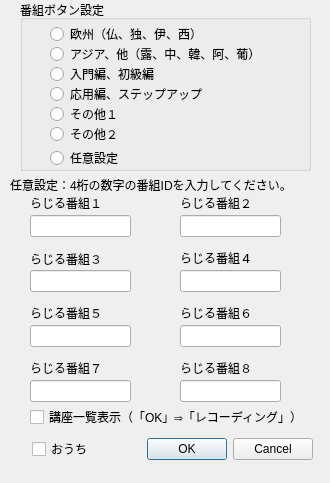
<?xml version="1.0" encoding="UTF-8"?>
<ui version="4.0">
 <class>ScrambleDialog</class>
 <widget class="QDialog" name="ScrambleDialog">
  <property name="geometry">
   <rect>
    <x>0</x>
    <y>0</y>
    <width>330</width>
    <height>483</height>
   </rect>
  </property>
  <property name="windowTitle">
   <string>番組ID設定</string>
  </property>
  <widget class="QDialogButtonBox" name="buttonBox">
   <property name="geometry">
    <rect>
     <x>12</x>
     <y>433</y>
     <width>301</width>
     <height>32</height>
    </rect>
   </property>
   <property name="orientation">
    <enum>Qt::Horizontal</enum>
   </property>
   <property name="standardButtons">
    <set>QDialogButtonBox::Cancel|QDialogButtonBox::Ok</set>
   </property>
  </widget>
  <widget class="QLineEdit" name="optional1">
   <property name="geometry">
    <rect>
     <x>30</x>
     <y>215</y>
     <width>101</width>
     <height>22</height>
    </rect>
   </property>
  </widget>
  <widget class="QLabel" name="label">
   <property name="geometry">
    <rect>
     <x>10</x>
     <y>169</y>
     <width>311</width>
     <height>31</height>
    </rect>
   </property>
   <property name="text">
    <string>任意設定：4桁の数字の番組IDを入力してください。</string>
   </property>
  </widget>
  <widget class="QLineEdit" name="optional2">
   <property name="geometry">
    <rect>
     <x>180</x>
     <y>215</y>
     <width>101</width>
     <height>22</height>
    </rect>
   </property>
  </widget>
  <widget class="QLineEdit" name="optional3">
   <property name="geometry">
    <rect>
     <x>30</x>
     <y>270</y>
     <width>101</width>
     <height>22</height>
    </rect>
   </property>
  </widget>
  <widget class="QLineEdit" name="optional4">
   <property name="geometry">
    <rect>
     <x>180</x>
     <y>270</y>
     <width>101</width>
     <height>22</height>
    </rect>
   </property>
  </widget>
  <widget class="QLabel" name="label_2">
   <property name="geometry">
    <rect>
     <x>30</x>
     <y>195</y>
     <width>91</width>
     <height>16</height>
    </rect>
   </property>
   <property name="text">
    <string>らじる番組１</string>
   </property>
  </widget>
  <widget class="QLabel" name="label_3">
   <property name="geometry">
    <rect>
     <x>180</x>
     <y>195</y>
     <width>91</width>
     <height>16</height>
    </rect>
   </property>
   <property name="text">
    <string>らじる番組２</string>
   </property>
  </widget>
  <widget class="QLabel" name="label_4">
   <property name="geometry">
    <rect>
     <x>30</x>
     <y>250</y>
     <width>72</width>
     <height>18</height>
    </rect>
   </property>
   <property name="text">
    <string>らじる番組３</string>
   </property>
  </widget>
  <widget class="QLabel" name="label_5">
   <property name="geometry">
    <rect>
     <x>180</x>
     <y>250</y>
     <width>91</width>
     <height>16</height>
    </rect>
   </property>
   <property name="text">
    <string>らじる番組４</string>
   </property>
  </widget>
  <widget class="QGroupBox" name="groupBox">
   <property name="geometry">
    <rect>
     <x>20</x>
     <y>0</y>
     <width>291</width>
     <height>171</height>
    </rect>
   </property>
   <property name="title">
    <string>番組ボタン設定</string>
   </property>
   <widget class="QRadioButton" name="radioButton_1">
    <property name="geometry">
     <rect>
      <x>30</x>
      <y>42</y>
      <width>231</width>
      <height>24</height>
     </rect>
    </property>
    <property name="text">
     <string>アジア、他（露、中、韓、阿、葡）</string>
    </property>
   </widget>
   <widget class="QRadioButton" name="radioButton_2">
    <property name="geometry">
     <rect>
      <x>30</x>
      <y>62</y>
      <width>221</width>
      <height>24</height>
     </rect>
    </property>
    <property name="text">
     <string>入門編、初級編</string>
    </property>
   </widget>
   <widget class="QRadioButton" name="radioButton_9">
    <property name="geometry">
     <rect>
      <x>30</x>
      <y>146</y>
      <width>96</width>
      <height>24</height>
     </rect>
    </property>
    <property name="text">
     <string>任意設定</string>
    </property>
   </widget>
   <widget class="QRadioButton" name="radioButton_3">
    <property name="geometry">
     <rect>
      <x>30</x>
      <y>82</y>
      <width>205</width>
      <height>24</height>
     </rect>
    </property>
    <property name="text">
     <string>応用編、ステップアップ</string>
    </property>
   </widget>
   <widget class="QRadioButton" name="radioButton_4">
    <property name="geometry">
     <rect>
      <x>30</x>
      <y>102</y>
      <width>231</width>
      <height>24</height>
     </rect>
    </property>
    <property name="text">
     <string>その他１</string>
    </property>
   </widget>
   <widget class="QRadioButton" name="radioButton_5">
    <property name="geometry">
     <rect>
      <x>30</x>
      <y>122</y>
      <width>221</width>
      <height>24</height>
     </rect>
    </property>
    <property name="text">
     <string>その他２</string>
    </property>
   </widget>
   <widget class="QRadioButton" name="radioButton">
    <property name="geometry">
     <rect>
      <x>30</x>
      <y>22</y>
      <width>231</width>
      <height>24</height>
     </rect>
    </property>
    <property name="text">
     <string>欧州（仏、独、伊、西）</string>
    </property>
   </widget>
  </widget>
  <widget class="QLineEdit" name="optional7">
   <property name="geometry">
    <rect>
     <x>30</x>
     <y>380</y>
     <width>101</width>
     <height>22</height>
    </rect>
   </property>
  </widget>
  <widget class="QLabel" name="label_7">
   <property name="geometry">
    <rect>
     <x>180</x>
     <y>305</y>
     <width>91</width>
     <height>16</height>
    </rect>
   </property>
   <property name="text">
    <string>らじる番組６</string>
   </property>
  </widget>
  <widget class="QLabel" name="label_6">
   <property name="geometry">
    <rect>
     <x>30</x>
     <y>305</y>
     <width>91</width>
     <height>16</height>
    </rect>
   </property>
   <property name="text">
    <string>らじる番組５</string>
   </property>
  </widget>
  <widget class="QLineEdit" name="optional6">
   <property name="geometry">
    <rect>
     <x>180</x>
     <y>325</y>
     <width>101</width>
     <height>22</height>
    </rect>
   </property>
  </widget>
  <widget class="QLabel" name="label_9">
   <property name="geometry">
    <rect>
     <x>180</x>
     <y>360</y>
     <width>91</width>
     <height>16</height>
    </rect>
   </property>
   <property name="text">
    <string>らじる番組８</string>
   </property>
  </widget>
  <widget class="QLineEdit" name="optional5">
   <property name="geometry">
    <rect>
     <x>30</x>
     <y>325</y>
     <width>101</width>
     <height>22</height>
    </rect>
   </property>
  </widget>
  <widget class="QLineEdit" name="optional8">
   <property name="geometry">
    <rect>
     <x>180</x>
     <y>380</y>
     <width>101</width>
     <height>22</height>
    </rect>
   </property>
  </widget>
  <widget class="QLabel" name="label_8">
   <property name="geometry">
    <rect>
     <x>30</x>
     <y>360</y>
     <width>91</width>
     <height>16</height>
    </rect>
   </property>
   <property name="text">
    <string>らじる番組７</string>
   </property>
  </widget>
  <widget class="QCheckBox" name="checkBox_ouch">
   <property name="geometry">
    <rect>
     <x>32</x>
     <y>437</y>
     <width>91</width>
     <height>24</height>
    </rect>
   </property>
   <property name="text">
    <string>おうち</string>
   </property>
  </widget>
  <widget class="QCheckBox" name="checkBox">
   <property name="geometry">
    <rect>
     <x>30</x>
     <y>405</y>
     <width>291</width>
     <height>24</height>
    </rect>
   </property>
   <property name="text">
    <string>講座一覧表示（「OK」⇒「レコーディング」）</string>
   </property>
  </widget>
 </widget>
 <resources/>
 <connections>
  <connection>
   <sender>buttonBox</sender>
   <signal>accepted()</signal>
   <receiver>ScrambleDialog</receiver>
   <slot>accept()</slot>
   <hints>
    <hint type="sourcelabel">
     <x>248</x>
     <y>254</y>
    </hint>
    <hint type="destinationlabel">
     <x>157</x>
     <y>274</y>
    </hint>
   </hints>
  </connection>
  <connection>
   <sender>buttonBox</sender>
   <signal>rejected()</signal>
   <receiver>ScrambleDialog</receiver>
   <slot>reject()</slot>
   <hints>
    <hint type="sourcelabel">
     <x>316</x>
     <y>260</y>
    </hint>
    <hint type="destinationlabel">
     <x>286</x>
     <y>274</y>
    </hint>
   </hints>
  </connection>
 </connections>
 <slots>
  <slot>download()</slot>
 </slots>
</ui>
